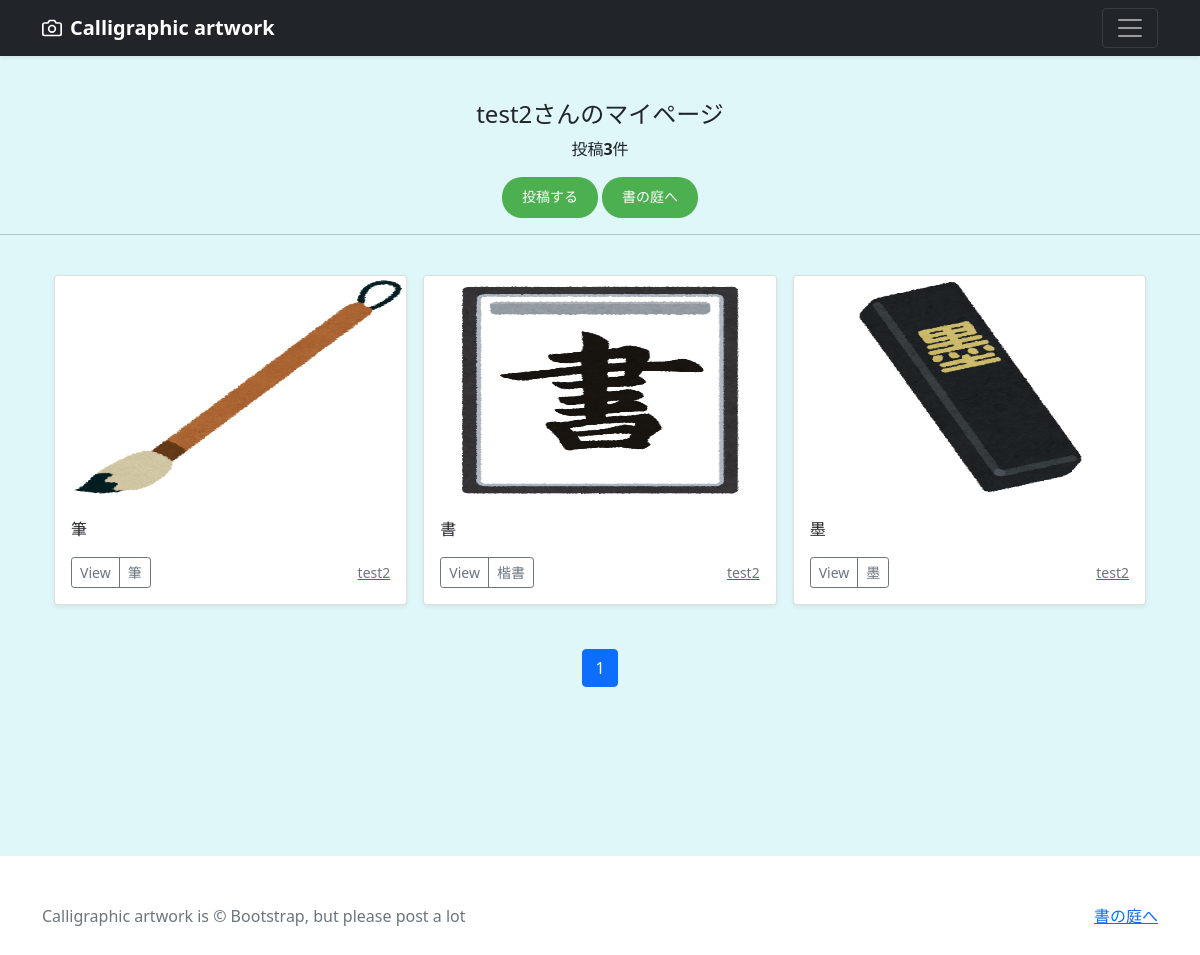
Screenshot of /mypage/ (signed in) with the database file from the repository.
### accounts/models.py (models this page shows)
class CustomUser(AbstractUser):
    pass

### photo/models.py (models this page shows, shortened)
class ArtWorks(models.Model):
    user = models.ForeignKey(CustomUser, verbose_name='ユーザー', on_delete=models.CASCADE)
    category = models.ForeignKey(Category, verbose_name='カテゴリ', on_delete=models.PROTECT)
    title = models.CharField(verbose_name='タイトル', max_length=200)
    comment = models.TextField(verbose_name='コメント')
    image1 = models.ImageField(verbose_name='イメージ1', upload_to='photos')
    image2 = models.ImageField(verbose_name='イメージ2', upload_to='photos', blank=True, null=True)
    image3 = models.ImageField(verbose_name='イメージ3', upload_to='photos', blank=True, null=True)
    image4 = models.ImageField(verbose_name='イメージ4', upload_to='photos', blank=True, null=True)
    image5 = models.ImageField(verbose_name='イメージ5', upload_to='photos', blank=True, null=True)
    image6 = models.ImageField(verbose_name='イメージ6', upload_to='photos', blank=True, null=True)
    image7 = models.ImageField(verbose_name='イメージ7', upload_to='photos', blank=True, null=True)
    image8 = models.ImageField(verbose_name='イメージ8', upload_to='photos', blank=True, null=True)
    image9 = models.ImageField(verbose_name='イメージ9', upload_to='photos', blank=True, null=True)
    image10 = models.ImageField(verbose_name='イメージ10', upload_to='photos', blank=True, null=True)
    posted_at = models.DateTimeField(verbose_name='投稿日時', auto_now_add=True)

class Category(models.Model):
    title = models.CharField(verbose_name='カテゴリ', max_length=20)

### photo/views.py (the view)
# urls.py: path('mypage/', views.MypageView.as_view(), name='mypage'),
class MypageView(ListView):
    template_name = 'mypage.html'
    paginate_by = 9
    def get_queryset(self):
        queryset = ArtWorks.objects.filter(
            user=self.request.user).order_by('-posted_at')
        return queryset

### photo/templates/mypage.html (shortened to what this page needs)
{% extends 'base.html' %}
{% block contents %}
<div style="background-color: #E0F7FA; min-height: 100vh; padding-top: 20px;">
    {% if user.is_authenticated %}
        <br>
        <div style="text-align: center;">
            <h4>{{ user.username }}さんのマイページ</h4>
            {% if object_list.count == 0 %}
                <p>{{ user.username }}さんの投稿はありません</p>
            {% else %}
                <p>投稿<strong>{{ object_list.count }}</strong>件</p>
            {% endif %}
            <form action="{% url 'photo:works' %}">
                <button type="submit" class="btn-custom">投稿する</button>
            <form action="{% url 'photo:index' %}" method="GET" style="display: inline;">
            <button type="submit" class="btn-custom">書の庭へ</button>
            </form>
            </form>
        </div>
        <hr>
    {% endif %}
    <div class="container">
        {% include "photos_list.html" %}
        {% include "pagination.html" %}
    </div>
</div>
{% endblock %}

### photo/templates/base.html (shortened to what this page needs)
{% load static %}
<!DOCTYPE html>
<html lang="ja">
<head>
    <link href="https://cdn.jsdelivr.net/npm/bootstrap@5.0.2/dist/css/bootstrap.min.css" rel="stylesheet">
</head>
<body>
<header>
    <div class="navbar navbar-dark bg-dark shadow-sm">
        <div class="container">
            <a href="{% url 'photo:index' %}" class="navbar-brand d-flex align-items-center">
                <strong>Calligraphic artwork</strong>
            </a>
            <button class="navbar-toggler" type="button" data-bs-toggle="collapse" data-bs-target="#navbarHeader" aria-controls="navbarHeader" aria-expanded="false" aria-label="Toggle navigation">
                <span class="navbar-toggler-icon"></span>
            </button>
        </div>
    </div>
</header>
<main>
    {% block contents %}{% endblock %}
</main>
<footer class="text-muted py-5">
    <div class="container">
        <p class="float-end mb-1">
            <a href="{% url 'photo:index' %}" class="text-primary">書の庭へ</a>
        </p>
        <p class="mb-1">Calligraphic artwork is &copy; Bootstrap, but please post a lot</p>
    </div>
</footer>
</body>
</html>

### photo/templates/photos_list.html (shortened to what this page needs)
<div class="album py-4" style="background-color: #E0F7FA; margin-bottom: 20px;">
  <div class="container">
    <div class="row row-cols-1 row-cols-sm-2 row-cols-md-3 g-3">
      {% for record in object_list %}
      <div class="col">
        <div class="card shadow-sm">
          <img src="{{ record.image1.url }}"
               class="bd-placeholder-img card-img-top"
               width="100%" height="225"
               xmlns="http://www.w3.org/2000/svg"
               role="img" aria-label="Placeholder: Thumbnail"
               preserveAspectRatio="xMidYMid slice"
               focusable="false">
               <rect width="100%" height="100%" fill="#55595c"/>
          <div class="card-body">
            <p class="card-text">
              {{record.title}}
            </p>
            <div class="d-flex justify-content-between align-items-center">
              <div class="btn-group">
                <button type="button"
                        class="btn btn-sm btn-outline-secondary"
                        onclick="location.href='{% url 'photo:photo_detail' record.pk %}'">
                        View</button>
                <button type="button"
                        class="btn btn-sm btn-outline-secondary"
                        onclick="location.href='{% url 'photo:photos_cat' category=record.category.id %}'">
                        {{record.category.title}}</button>
              </div>
              <a href="{% url 'photo:user_list' user=record.user.id%}">
                <small class="text-muted">{{record.user.username}}</small>
              </a>
            </div>
          </div>
        </div>
      </div>
      {% endfor %}
    </div>
  </div>
</div>

### photo/templates/pagination.html (shortened to what this page needs)
<ul class="pagination"
    style="justify-content:center">
    {% for num in page_obj.paginator.page_range %}
      {% if page_obj.number == num %}
      <li class='page-item active'>
          <span class="page-link">{{num}}</span>
      </li>
      {% else %}
      <li class='page-item'>
        <a class="page-link" href="?page={{num}}">{{num}}</a>
      </li>
      {% endif %}
    {% endfor %}
</ul>

### photo/templates/base.html (style rules this page uses)
.bd-placeholder-img { font-size: 1.125rem; text-anchor: middle; -webkit-user-select: none; -moz-user-select: none; user-select: none; }

### photo/templates/mypage.html (style rules this page uses)
.btn-custom { font-family: Arial, sans-serif; font-size: 14px; background-color: #4CAF50; color: white; border: none; border-radius: 20px; cursor: pointer; padding: 10px 20px; transition: background-color 0.3s ease; }
body { margin: 0; }

### rows the page displays
CustomUser: username "test2"
ArtWorks: image1 (picture), title "筆", category "筆", user.username "test2"
ArtWorks: image1 (picture), title "書", category "楷書", user.username "test2"
ArtWorks: image1 (picture), title "墨", category "墨", user.username "test2"

### other values shown
{{ object_list.count }} "3"
{{ num }} "1"
